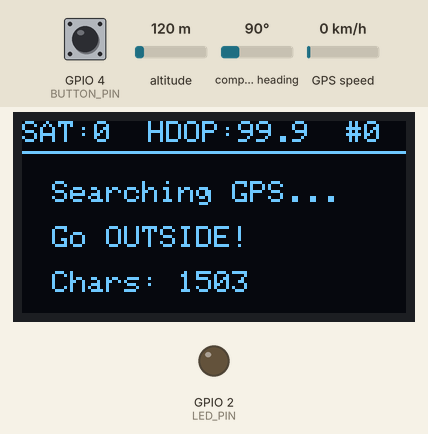
This sketch was run on a simulated ESP32. Shown: 128×64 one-colour display, output pins drawn as LEDs (lit = HIGH). Dashed ring = blinking. Inputs (shaded band) come from the test bench; at power-on: GPIO 4 (BUTTON_PIN) HIGH, altitude 120 m, compass heading 90°, GPS speed 0 km/h. The GPS gets a fix after 3 s at 37.7749, -122.4194 with 8 satellites; what the sketch prints to the serial monitor is not drawn.

Above: at 2.7 s.
2.8 s: GPIO 4 (BUTTON_PIN) pulled LOW for 0.15 s
At 4.2 s:
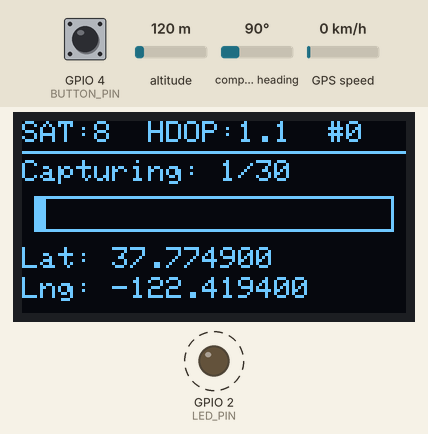
5.1 s: GPIO 4 (BUTTON_PIN) pulled LOW for 0.15 s
At 5.8 s:
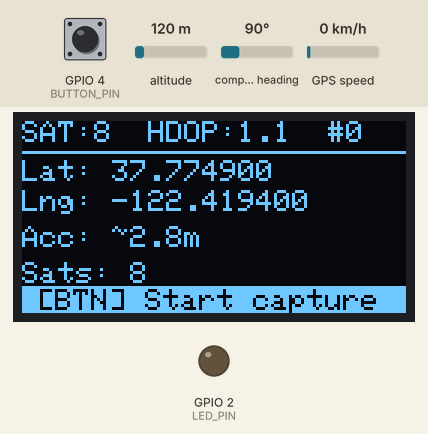
6.7 s: GPIO 4 (BUTTON_PIN) pulled LOW for 3.2 s
At 7.6 s:
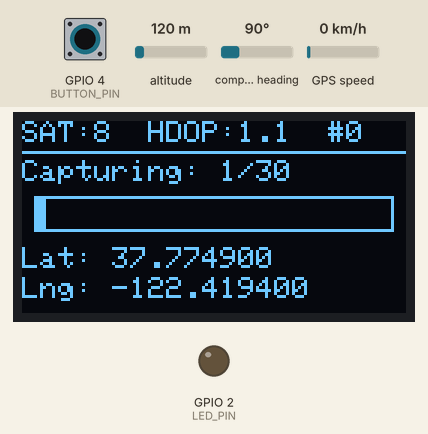
Timing chart, 0 to 41.2 s (numbered marks = the images above; inputs shaded):
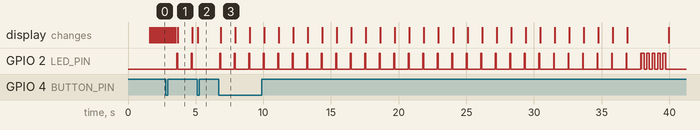

The sketch:

gps_accuracy_test.ino
```cpp
/**
 * GPS Accuracy Test with Averaging
 * =================================
 * Press button → takes 30 GPS readings → shows average on OLED
 * Compare averaged vs single readings to see improvement!
 *
 * Wiring: Same as gps_oled_test
 *   GPS: VCC→5V(VIN), GND→GND, TX→GPIO16, RX→GPIO17
 *   OLED: VCC→3.3V, GND→GND, SDA→GPIO21, SCL→GPIO22
 *   Button: one leg→GPIO4, other leg→GND
 */

#include <Wire.h>
#include <Adafruit_GFX.h>
#include <Adafruit_SSD1306.h>
#include <TinyGPSPlus.h>

// OLED
Adafruit_SSD1306 display(128, 64, &Wire, -1);

// GPS
TinyGPSPlus gps;
HardwareSerial gpsSerial(2);

// Button
#define BUTTON_PIN 4
#define LED_PIN 2

// Averaging config
#define NUM_READINGS 30         // back to 30 — less drift!
#define MIN_SATS 4              // minimum satellites
#define MAX_HDOP 2.0            // reject readings with HDOP above this

// State
volatile bool buttonPressed = false;
unsigned long lastDebounce = 0;
bool isAveraging = false;
int readingCount = 0;
unsigned long lastReadingTime = 0;  // timer for readings

// GPS values
double currentLat = 0, currentLng = 0;
float currentHdop = 99.9;
int currentSats = 0;

// Averaging arrays
double latReadings[NUM_READINGS];
double lngReadings[NUM_READINGS];
float hdopReadings[NUM_READINGS];

// Results
double avgLat = 0, avgLng = 0;
float avgHdop = 0;
int savedCount = 0;

// Saved results for comparison (max 10)
#define MAX_SAVES 10
double savedLats[MAX_SAVES];
double savedLngs[MAX_SAVES];
int saveIndex = 0;

void IRAM_ATTR onButton() {
  if (millis() - lastDebounce > 300) {
    buttonPressed = true;
    lastDebounce = millis();
  }
}

void setup() {
  Serial.begin(115200);
  pinMode(LED_PIN, OUTPUT);
  pinMode(BUTTON_PIN, INPUT_PULLUP);
  attachInterrupt(digitalPinToInterrupt(BUTTON_PIN), onButton, FALLING);

  Wire.begin(21, 22);
  display.begin(SSD1306_SWITCHCAPVCC, 0x3C);
  gpsSerial.begin(9600, SERIAL_8N1, 16, 17);

  Serial.println();
  Serial.println("=================================");
  Serial.println("  GPS ACCURACY TEST");
  Serial.println("  Press button to capture " + String(NUM_READINGS) + " readings");
  Serial.println("=================================");
  Serial.println();

  display.clearDisplay();
  display.setTextSize(2);
  display.setTextColor(SSD1306_WHITE);
  display.setCursor(15, 5);
  display.println("GPS ACC");
  display.setCursor(25, 25);
  display.println("TEST");
  display.setTextSize(1);
  display.setCursor(5, 50);
  display.println("Waiting for GPS...");
  display.display();
  delay(1500);
}

void loop() {
  // Read GPS
  while (gpsSerial.available() > 0) {
    gps.encode(gpsSerial.read());
  }

  // Update current values
  if (gps.location.isValid()) {
    currentLat = gps.location.lat();
    currentLng = gps.location.lng();
    currentSats = gps.satellites.value();
    currentHdop = gps.hdop.isValid() ? gps.hdop.hdop() : 99.9;
  }

  // Handle button — longer debounce to prevent accidental cancel
  if (buttonPressed) {
    buttonPressed = false;
    if (!isAveraging) {
      // Start averaging — no GPS check needed, we'll wait for fix
      isAveraging = true;
      readingCount = 0;
      lastReadingTime = 0;
      Serial.println("\n--- Starting " + String(NUM_READINGS) + " reading capture ---");
      Serial.printf("  GPS Valid: %s, Sats: %d, HDOP: %.1f, Chars: %d\n",
                    gps.location.isValid() ? "YES" : "NO",
                    currentSats, currentHdop, gps.charsProcessed());
    } else if (readingCount > 0) {
      // Only allow cancel after at least 1 reading (prevent accidental cancel)
      isAveraging = false;
      readingCount = 0;
      Serial.println("Cancelled!");
    } else {
      Serial.println("Waiting for first reading... hold on!");
    }
  }

  // Debug — print status every 3 seconds while averaging with 0 readings
  static unsigned long lastDebugPrint = 0;
  if (isAveraging && readingCount == 0 && millis() - lastDebugPrint >= 3000) {
    lastDebugPrint = millis();
    Serial.printf("  [DEBUG] GPS valid: %s | Sats: %d | Chars: %d | Lat: %.6f | Lng: %.6f\n",
                  gps.location.isValid() ? "YES" : "NO",
                  gps.satellites.isValid() ? gps.satellites.value() : 0,
                  gps.charsProcessed(),
                  gps.location.lat(), gps.location.lng());
  }

  // Collect readings — every 1 second while averaging
  if (isAveraging && gps.location.isValid()
      && millis() - lastReadingTime >= 1000) {
    lastReadingTime = millis();
    // Re-read fresh values
    currentLat = gps.location.lat();
    currentLng = gps.location.lng();
    currentSats = gps.satellites.isValid() ? gps.satellites.value() : 0;
    currentHdop = gps.hdop.isValid() ? gps.hdop.hdop() : 99.9;

    // HDOP Filter — reject bad readings!
    if (currentHdop > MAX_HDOP) {
      Serial.printf("  SKIP: hdop:%.1f > %.1f (bad signal, waiting...)\n",
                    currentHdop, MAX_HDOP);
      return;  // skip this reading, try next second
    }

    latReadings[readingCount] = currentLat;
    lngReadings[readingCount] = currentLng;
    hdopReadings[readingCount] = currentHdop;
    readingCount++;

    Serial.printf("  Reading %2d/%d: %.6f, %.6f (sats:%d hdop:%.1f) OK\n",
                  readingCount, NUM_READINGS, currentLat, currentLng,
                  currentSats, currentHdop);

    // Flash LED
    digitalWrite(LED_PIN, HIGH);
    delay(50);
    digitalWrite(LED_PIN, LOW);

    if (readingCount >= NUM_READINGS) {
      finishAveraging();
    }
  }

  // Update display
  updateDisplay();

  delay(100);
}

void finishAveraging() {
  isAveraging = false;

  // Calculate average
  avgLat = 0;
  avgLng = 0;
  avgHdop = 0;
  for (int i = 0; i < NUM_READINGS; i++) {
    avgLat += latReadings[i];
    avgLng += lngReadings[i];
    avgHdop += hdopReadings[i];
  }
  avgLat /= NUM_READINGS;
  avgLng /= NUM_READINGS;
  avgHdop /= NUM_READINGS;

  // Calculate spread (max deviation from average)
  double maxLatDev = 0, maxLngDev = 0;
  for (int i = 0; i < NUM_READINGS; i++) {
    double latDev = abs(latReadings[i] - avgLat);
    double lngDev = abs(lngReadings[i] - avgLng);
    if (latDev > maxLatDev) maxLatDev = latDev;
    if (lngDev > maxLngDev) maxLngDev = lngDev;
  }
  // Convert to meters (approximate at equator-ish latitudes)
  float latSpreadM = maxLatDev * 111000.0;
  float lngSpreadM = maxLngDev * 111000.0 * cos(avgLat * PI / 180.0);
  float totalSpread = sqrt(latSpreadM * latSpreadM + lngSpreadM * lngSpreadM);

  // Save result
  savedLats[saveIndex % MAX_SAVES] = avgLat;
  savedLngs[saveIndex % MAX_SAVES] = avgLng;
  saveIndex++;
  savedCount++;

  // Print results
  Serial.println();
  Serial.println("===== RESULT =====");
  Serial.printf("Averaged Location: %.6f, %.6f\n", avgLat, avgLng);
  Serial.printf("Avg HDOP: %.2f (~%.1fm accuracy)\n", avgHdop, avgHdop * 2.5);
  Serial.printf("Spread: %.1f m (max deviation from average)\n", totalSpread);
  Serial.printf("Readings used: %d\n", NUM_READINGS);
  Serial.printf("Save #%d\n", savedCount);

  // Compare with previous saves
  if (savedCount >= 2) {
    int prevIdx = (saveIndex - 2) % MAX_SAVES;
    double dLat = abs(avgLat - savedLats[prevIdx]) * 111000.0;
    double dLng = abs(avgLng - savedLngs[prevIdx]) * 111000.0 * cos(avgLat * PI / 180.0);
    float dist = sqrt(dLat * dLat + dLng * dLng);
    Serial.printf("Distance from previous save: %.1f m\n", dist);
  }
  Serial.println("==================");
  Serial.println();

  // Flash LED 5 times
  for (int i = 0; i < 5; i++) {
    digitalWrite(LED_PIN, HIGH);
    delay(200);
    digitalWrite(LED_PIN, LOW);
    delay(200);
  }
}

void updateDisplay() {
  display.clearDisplay();
  display.setTextColor(SSD1306_WHITE);
  display.setTextSize(1);

  // Top bar
  display.setCursor(0, 0);
  display.printf("SAT:%d  HDOP:%.1f  #%d",
                 currentSats, currentHdop, savedCount);
  display.drawLine(0, 10, 128, 10, SSD1306_WHITE);

  if (!gps.location.isValid()) {
    // No fix
    display.setCursor(10, 20);
    display.println("Searching GPS...");
    display.setCursor(10, 35);
    display.println("Go OUTSIDE!");
    display.setCursor(10, 50);
    display.printf("Chars: %d", gps.charsProcessed());

  } else if (isAveraging) {
    // Averaging in progress
    display.setCursor(0, 13);
    display.printf("Capturing: %d/%d", readingCount, NUM_READINGS);

    // Progress bar
    int barW = map(readingCount, 0, NUM_READINGS, 0, 120);
    display.drawRect(4, 25, 120, 12, SSD1306_WHITE);
    display.fillRect(4, 25, barW, 12, SSD1306_WHITE);

    display.setCursor(0, 42);
    display.printf("Lat: %.6f", currentLat);
    display.setCursor(0, 52);
    display.printf("Lng: %.6f", currentLng);

  } else if (savedCount > 0) {
    // Show last result
    display.setCursor(0, 13);
    display.printf("RESULT #%d:", savedCount);

    display.setCursor(0, 24);
    display.printf("Lat: %.6f", avgLat);
    display.setCursor(0, 34);
    display.printf("Lng: %.6f", avgLng);

    display.setCursor(0, 46);
    display.printf("Acc:~%.1fm", avgHdop * 2.5);

    // Bottom
    display.setCursor(0, 56);
    display.print("[BTN] Capture again");

  } else {
    // Ready - show live GPS
    display.setCursor(0, 13);
    display.printf("Lat: %.6f", currentLat);
    display.setCursor(0, 23);
    display.printf("Lng: %.6f", currentLng);
    display.setCursor(0, 35);
    display.printf("Acc: ~%.1fm", currentHdop * 2.5);
    display.setCursor(0, 47);
    display.printf("Sats: %d", currentSats);

    // Ready
    display.fillRect(0, 55, 128, 9, SSD1306_WHITE);
    display.setTextColor(SSD1306_BLACK);
    display.setCursor(5, 56);
    display.print("[BTN] Start capture");
    display.setTextColor(SSD1306_WHITE);
  }

  display.display();
}
```

Measured:
- after the input at 2.8 s, GPIO 2 (LED_PIN): alternates HIGH for 0.05 s and LOW for 1.0 s, starting after 0.81 s
- after the input at 5.1 s, GPIO 2 (LED_PIN): stays LOW (without the input it goes to HIGH after 0.66 s); the display: changes at once (image 2)
- after the input at 6.7 s, GPIO 2 (LED_PIN): goes 29 × (HIGH 0.05 s, LOW 1.0 s), HIGH 0.05 s, LOW 0.01 s, 4 × (HIGH 0.20 s, LOW 0.20 s), HIGH 0.20 s, then LOW, starting after 0.09 s; the display: changes after 0.17 s (image 3)
- what the display in image 1 shows lasts 1.1 s, from 3.7 s to 4.8 s
